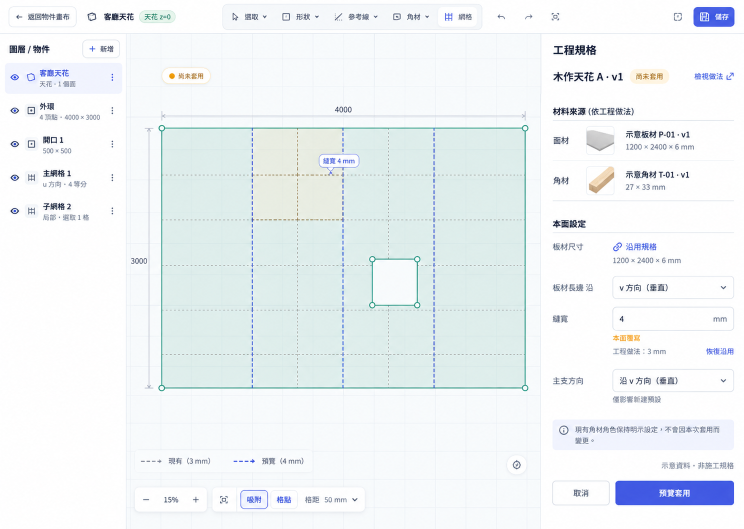
#> input picture geometry-web/prototypes/engineering-spec/design/reference-selected.png, 1487 x 1058 px (shown at 1/2 size)
$ python compare.py reference-selected.png
#> lines starting #> are read from the running program, lines starting #| are printed output that depends on the picture
"""Create evidence contact sheets; never edits the source design or capture."""
from pathlib import Path
import sys
from PIL import Image, ImageOps, ImageDraw

root = Path(__file__).parent
name = sys.argv[1]
source = Image.open(root / 'reference-selected.png').convert('RGB')
#> source is the input picture: PIL image 1487x1058 RGB; mean R, G, B 238.4, 243.3, 245.3
actual = Image.open(root / name).convert('RGB')
if actual.size != source.size:
    raise ValueError(f'Size mismatch: {source.size} / {actual.size}')
for region, bounds in [('full', (0, 0, *source.size)), ('inspector', (1082, 66, 1487, 1058))]:
    a, b = source.crop(bounds), actual.crop(bounds)
    sheet = Image.new('RGB', (a.width * 2 + 20, a.height + 32), '#e8edf3')
    sheet.paste(a, (0, 32)); sheet.paste(b, (a.width + 20, 32))
    draw = ImageDraw.Draw(sheet)
    draw.text((10, 10), 'SELECTED REFERENCE', fill='#17233c')
    draw.text((a.width + 30, 10), 'BROWSER IMPLEMENTATION', fill='#17233c')
    sheet.save(root / f'compare-{Path(name).stem}-{region}.png')
#> this loop made 2 passes
#> pass 1, `sheet = Image.new('RGB', (a.width * 2 + 20, a.height + 32), '#e8edf3')`:
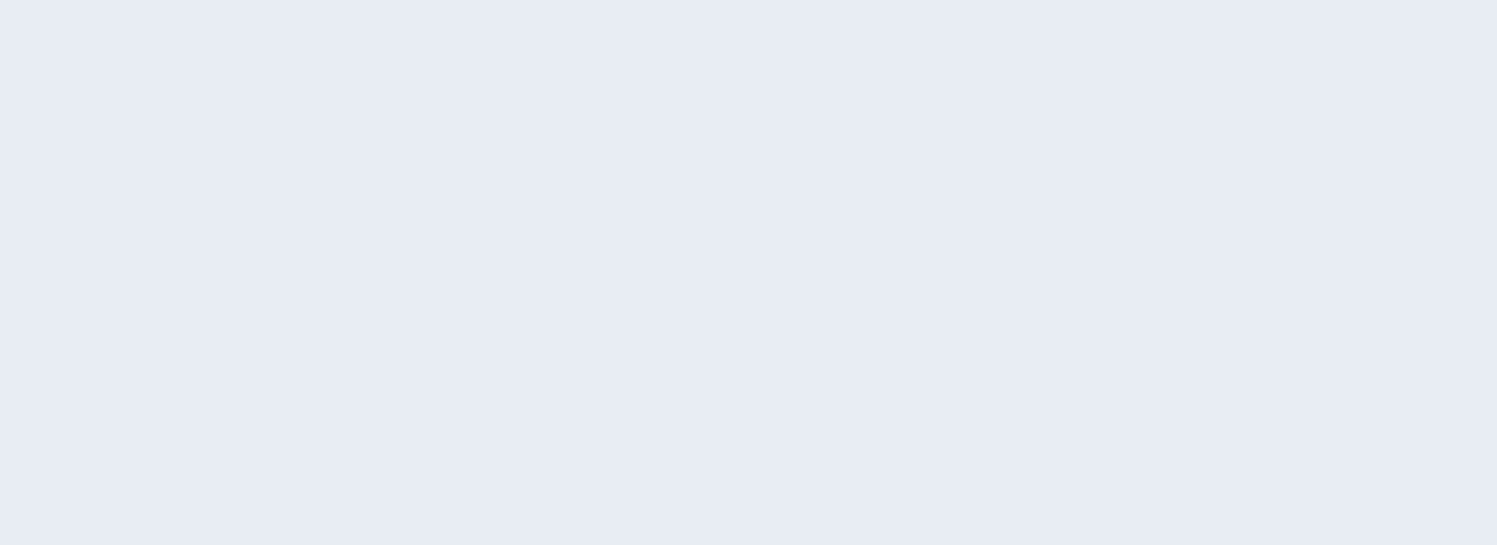
#> sheet: PIL image 2994x1090 RGB (shown at 1/2 size); mean R, G, B 232, 237, 243
#> pass 1, `sheet.save(root / f'compare-{Path(name).stem}-{region}.png')`:
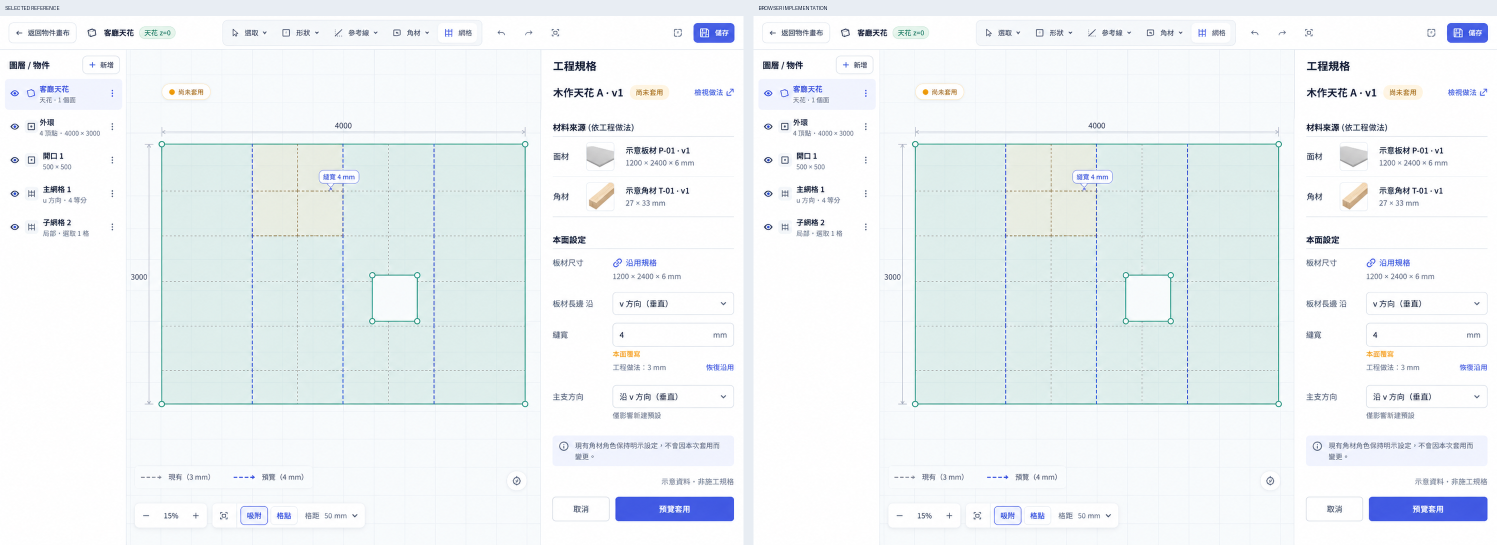
#> saved as compare-reference-selected-full.png: PIL image 2994x1090 RGB (shown at 1/2 size); mean R, G, B 238.1, 243, 245.2
#> pass 2, `a, b = source.crop(bounds), actual.crop(bounds)`:
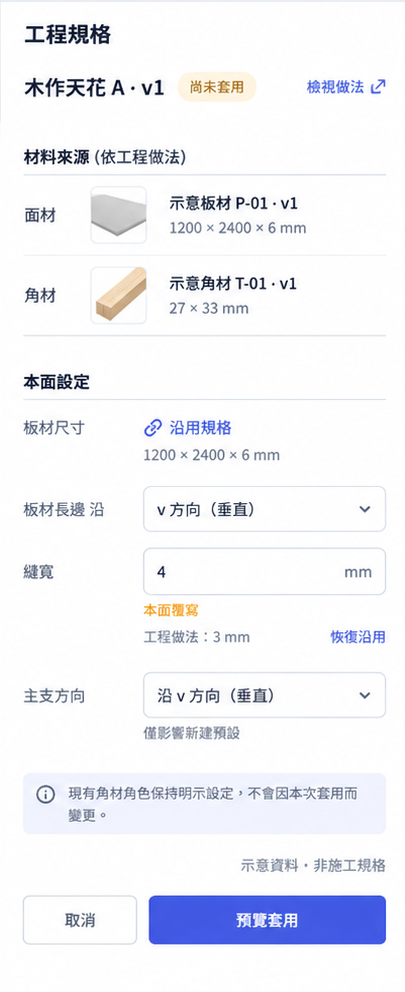
#> a: PIL image 405x992 RGB; mean R, G, B 241.1, 242.1, 247.3
#> pass 2, `sheet = Image.new('RGB', (a.width * 2 + 20, a.height + 32), '#e8edf3')`:
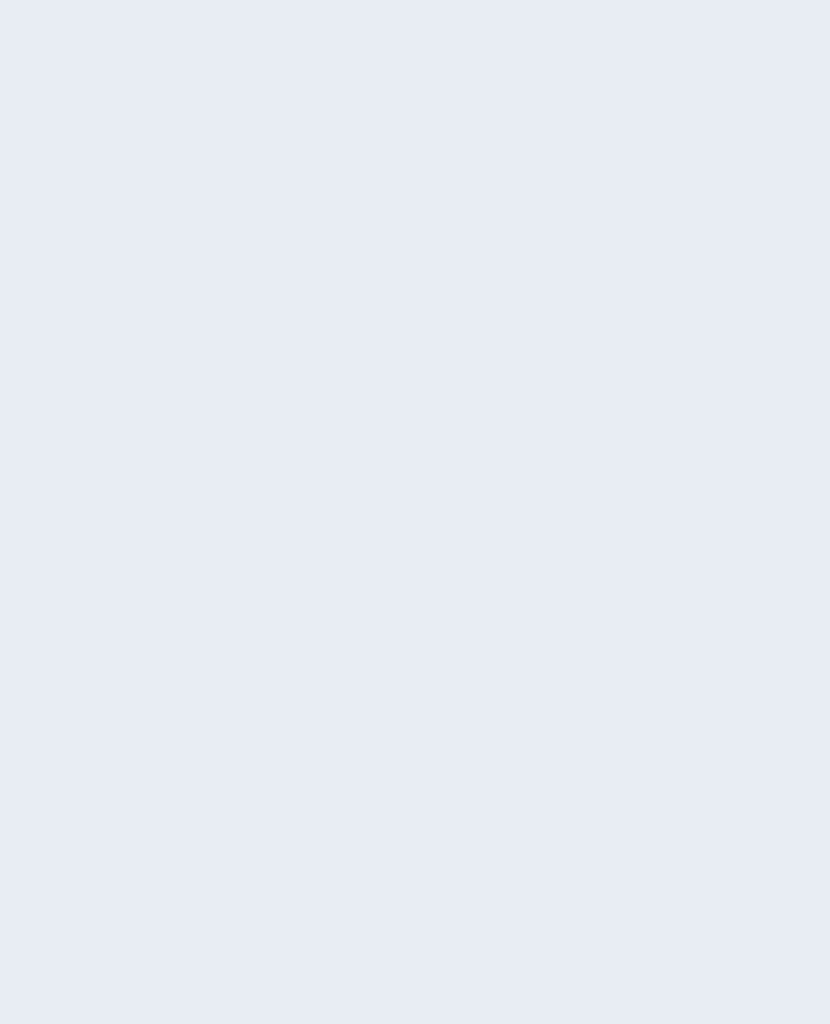
#> sheet: PIL image 830x1024 RGB; mean R, G, B 232, 237, 243
#> after the loop:
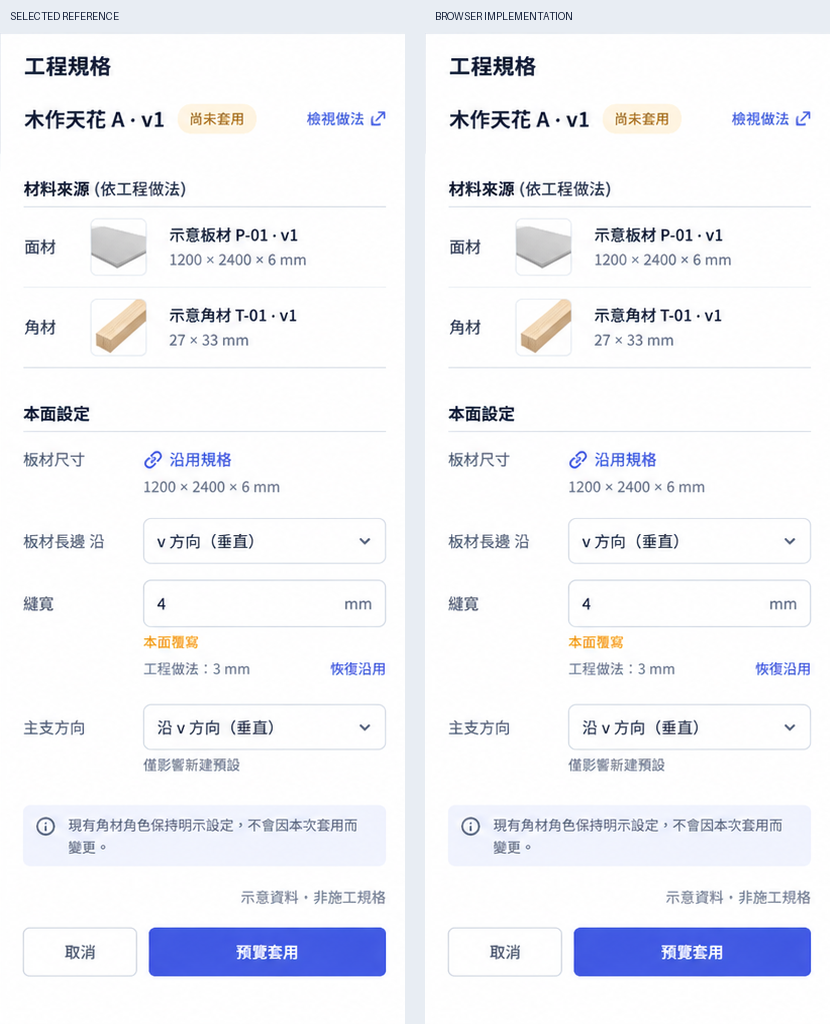
#> sheet: PIL image 830x1024 RGB; mean R, G, B 240.4, 241.6, 247

$ run again, with geometry-web/prototypes/engineering-spec/design/batch-blocked.png copied over geometry-web/prototypes/engineering-spec/design/reference-selected.png
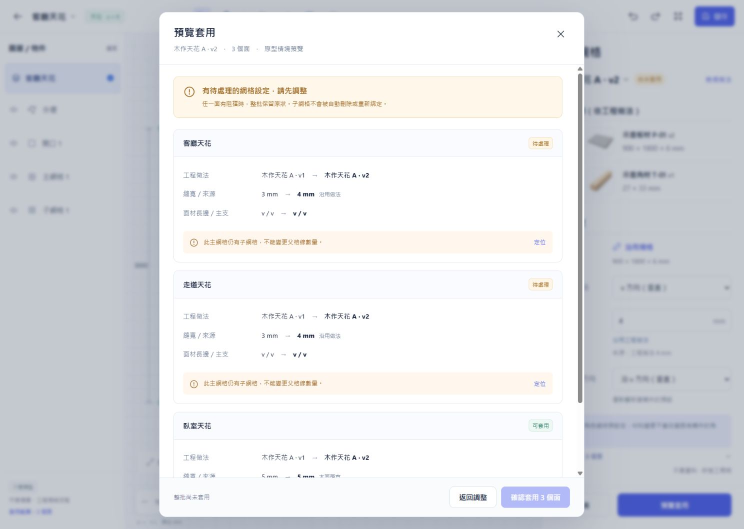
#> input picture geometry-web/prototypes/engineering-spec/design/batch-blocked.png, 1487 x 1058 px (shown at 1/2 size)
#> source is the input picture: PIL image 1487x1058 RGB; mean R, G, B 222, 223.8, 227.7
#> the loop `for region, bounds in [('full', (0, 0, *source.size)), ('inspector', (..` made 2 passes
#> pass 1, `sheet.save(root / f'compare-{Path(name).stem}-{region}.png')`:
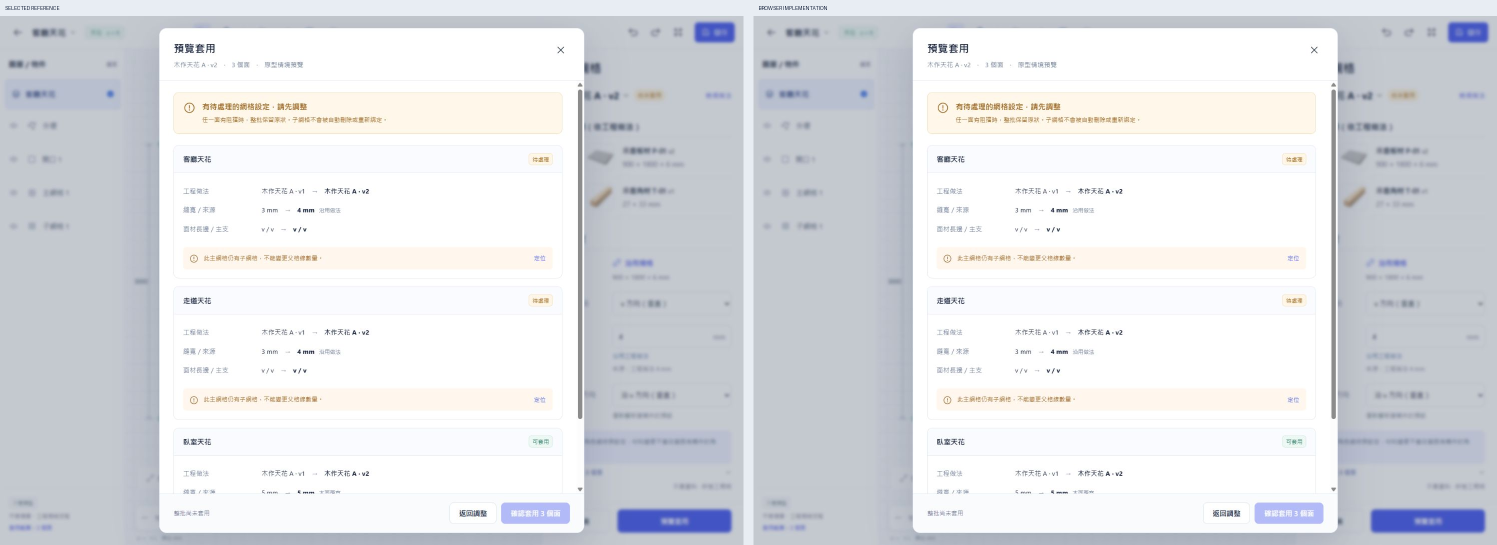
#> saved as compare-reference-selected-full.png: PIL image 2994x1090 RGB (shown at 1/2 size); mean R, G, B 222.3, 224.3, 228.2
#> after the loop `for region, bounds in [('full', (0, 0, *source.size)), ('inspector', (..`:
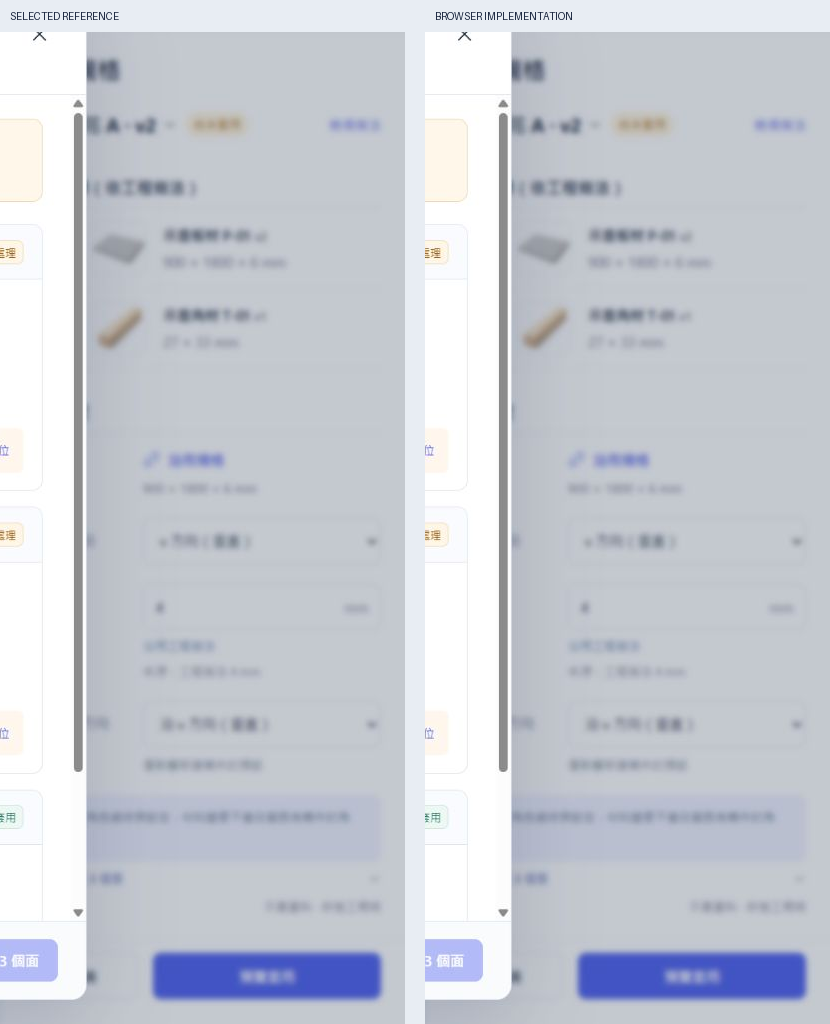
#> sheet: PIL image 830x1024 RGB; mean R, G, B 200.1, 204.3, 212.9

$ run again, with geometry-web/prototypes/engineering-spec/design/catalog-editor-desktop.png copied over geometry-web/prototypes/engineering-spec/design/reference-selected.png
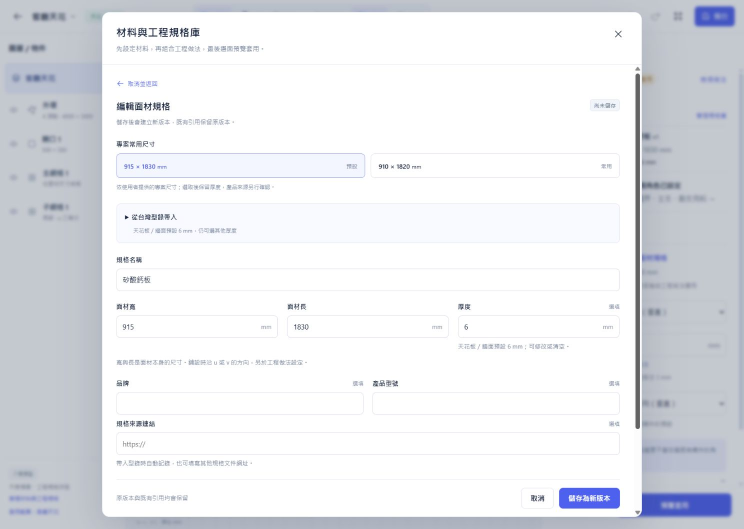
#> input picture geometry-web/prototypes/engineering-spec/design/catalog-editor-desktop.png, 1487 x 1058 px (shown at 1/2 size)
#> source is the input picture: PIL image 1487x1058 RGB; mean R, G, B 230.4, 232.4, 236.5
#> the loop `for region, bounds in [('full', (0, 0, *source.size)), ('inspector', (..` made 2 passes
#> pass 1, `sheet.save(root / f'compare-{Path(name).stem}-{region}.png')`:
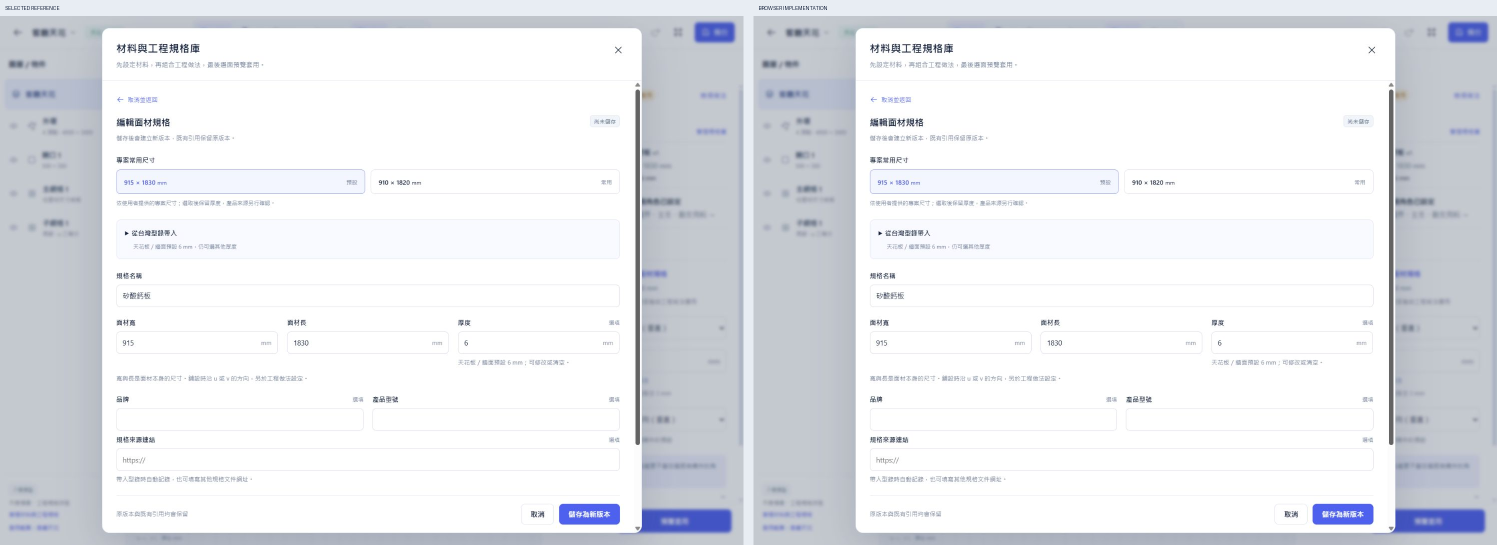
#> saved as compare-reference-selected-full.png: PIL image 2994x1090 RGB (shown at 1/2 size); mean R, G, B 230.5, 232.5, 236.7
#> after the loop `for region, bounds in [('full', (0, 0, *source.size)), ('inspector', (..`:
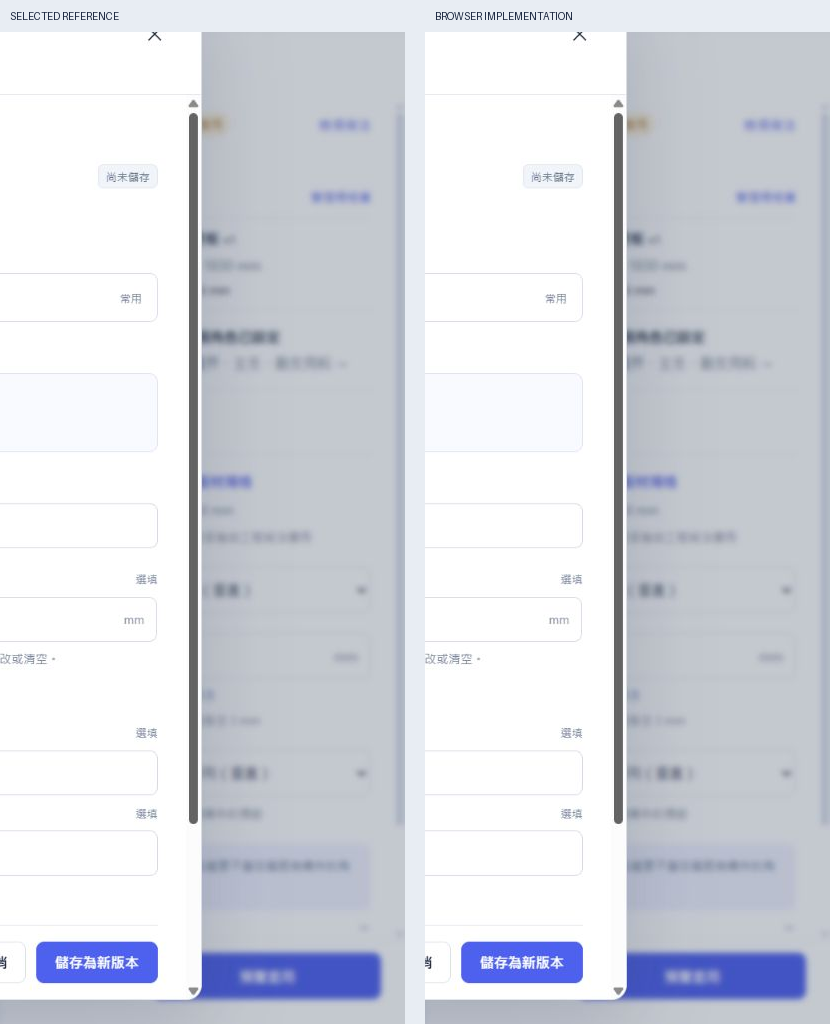
#> sheet: PIL image 830x1024 RGB; mean R, G, B 214.5, 217.7, 225.5
